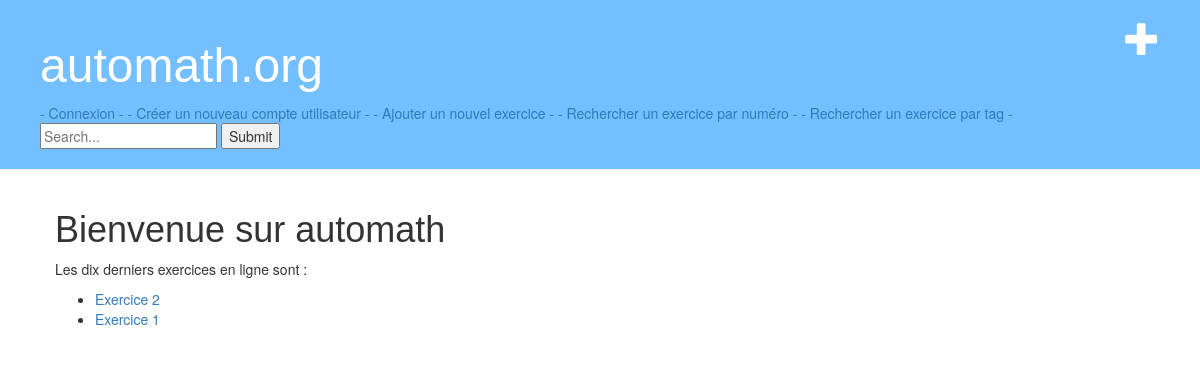
The app's page /exobase/, older data.
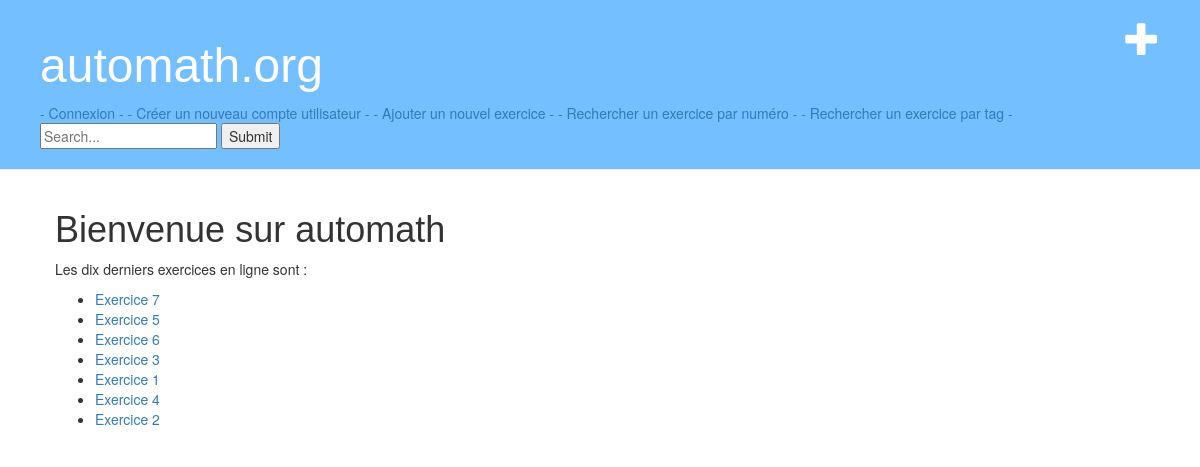
The same page, newer data.
### exobase/models.py (models this page shows, shortened)
class Exercice(models.Model):
    enonce_text = models.TextField()
    corrige_text = models.TextField(default="pas de correction")
    pub_date = models.DateTimeField('date published')
    tags = TaggableManager()
    author = models.ForeignKey(User)

### exobase/views.py (the view)
def index(request):
    latest_exercice_list = Exercice.objects.order_by('-pub_date')[:10]
    context = {'latest_exercice_list': latest_exercice_list}
    return render(request, 'exobase/index.html', context)

### exobase/templates/exobase/index.html
{% extends 'exobase/base.html' %}
{% block content %}
<h1>Bienvenue sur automath</h1>
{% if latest_exercice_list %}
<p> Les dix derniers exercices en ligne sont : </p>
    <ul>
    {% for exercice in latest_exercice_list %}
        <li><a href="/exobase/{{ exercice.id }}/">Exercice {{ exercice.id }}</a></li>
    {% endfor %}
    </ul>
{% else %}
    <p>Aucun exercice n'est présent dans la base.</p>
{% endif %}
{% endblock %}

### exobase/templates/exobase/base.html (shortened to what this page needs)
{% load staticfiles %}
<html>
    <head>
        <link rel="stylesheet" href="//maxcdn.bootstrapcdn.com/bootstrap/3.2.0/css/bootstrap.min.css">
        <link rel="stylesheet" href="//maxcdn.bootstrapcdn.com/bootstrap/3.2.0/css/bootstrap-theme.min.css">
        <link rel="stylesheet" href="{% static 'exobase/style.css' %}">
    </head>
     <body>
    <div class="page-header">
    <a href="{% url 'post_new' %}" class="top-menu"><span class="glyphicon glyphicon-plus"></span></a>
        <h1><a href="/exobase/">automath.org</a></h1>
{% if user.is_authenticated %}
<p> Vous êtes connecté en tant que : {{ user.username }}. </p> <a href="/exobase/logout/">Déconnexion</a>
{% else %}
<a href="/exobase/login/"> - Connexion - </a>
{% endif %}
<a href="/exobase/register/"> - Créer un nouveau compte utilisateur - </a>
<a href="/exobase/new/">- Ajouter un nouvel exercice -</a>
<a href="/exobase/search/">- Rechercher un exercice par numéro -</a>
<a href="/exobase/search2/">- Rechercher un exercice par tag -</a>
<form type="get" action='/exobase/list/' style="margin: 0">
    <input  id="search_box" type="text" name="search_box"  placeholder="Search..." >
    <button id="search_submit" type="submit" >Submit</button>
</form>
    </div>
    <div class="content container">
        <div class="row">
            <div  class="col-md-8">
            {% block content %}
            {% endblock %}
            </div>
        </div>
    </div>
</body>
</html>

### exobase/static/exobase/style.css (style rules this page uses)
.page-header { background-color: #74bfff; margin-top: 0; padding: 20px 20px 20px 40px; }
.page-header h1, .page-header h1 a, .page-header h1 a:visited, .page-header h1 a:active { color: #ffffff; font-size: 36pt; text-decoration: none; }
.content { margin-left: 40px; }
h1, h2, h3, h4 { font-family: "Century Gothic", CenturyGothic, AppleGothic, sans-serif; }
.top-menu, .top-menu:hover, .top-menu:visited { color: #ffffff; float: right; font-size: 26pt; margin-right: 20px; }

Row changes from the older to the newer data that the page shows:
added Exercice: id "7"
added Exercice: id "5"
added Exercice: id "6"
added Exercice: id "3"
changed Exercice id 1: moves up the list
added Exercice: id "4"
